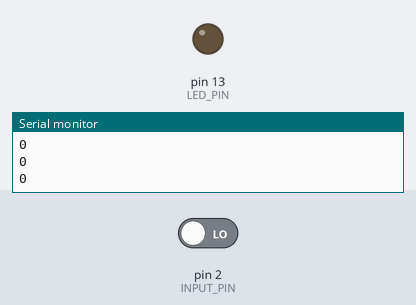
Bench run of a sketch on a simulated Arduino Uno, built with avr-gcc and run on an emulated ATmega328P. On the bench: output pins drawn as LEDs (lit = HIGH), the last lines printed to the serial monitor. The inputs (shaded band) are chosen by the test bench; at power-on: pin 2 (INPUT_PIN) LOW.

Above: at 1.8 s.
1.9 s: pin 2 (INPUT_PIN) driven HIGH
At 3.2 s:
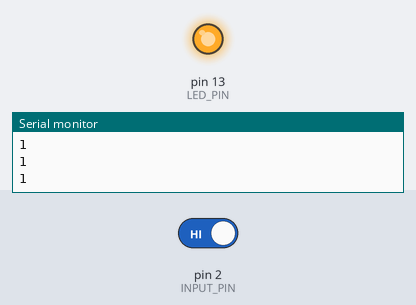
3.5 s: pin 2 (INPUT_PIN) driven LOW
At 4.3 s:
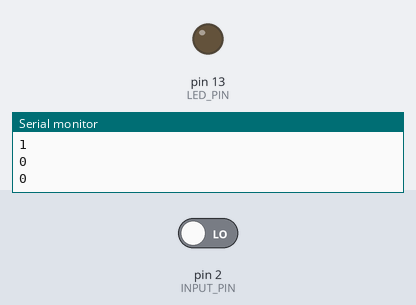
Timing chart, 0 to 6.5 s (numbered marks = the images above; inputs shaded):
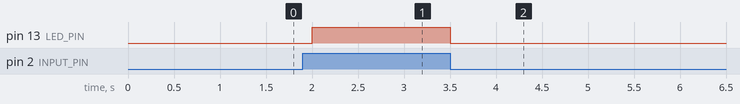

Measured:
- after the input at 1.9 s, pin 13 (LED_PIN): LOW → HIGH after 0.10 s
- after the input at 3.5 s, pin 13 (LED_PIN): HIGH → LOW at once

The sketch:

pullup_pulldown.ino
```cpp
const int LED_PIN = 13;
const int INPUT_PIN = 2;
int val;

void setup() {
  pinMode(LED_PIN, OUTPUT);
  pinMode(INPUT_PIN, INPUT);
  Serial.begin(9600);

}

void loop() {
  val = digitalRead(INPUT_PIN);
  digitalWrite(LED_PIN, val);
  Serial.println(val);
  delay(500);
}
```
